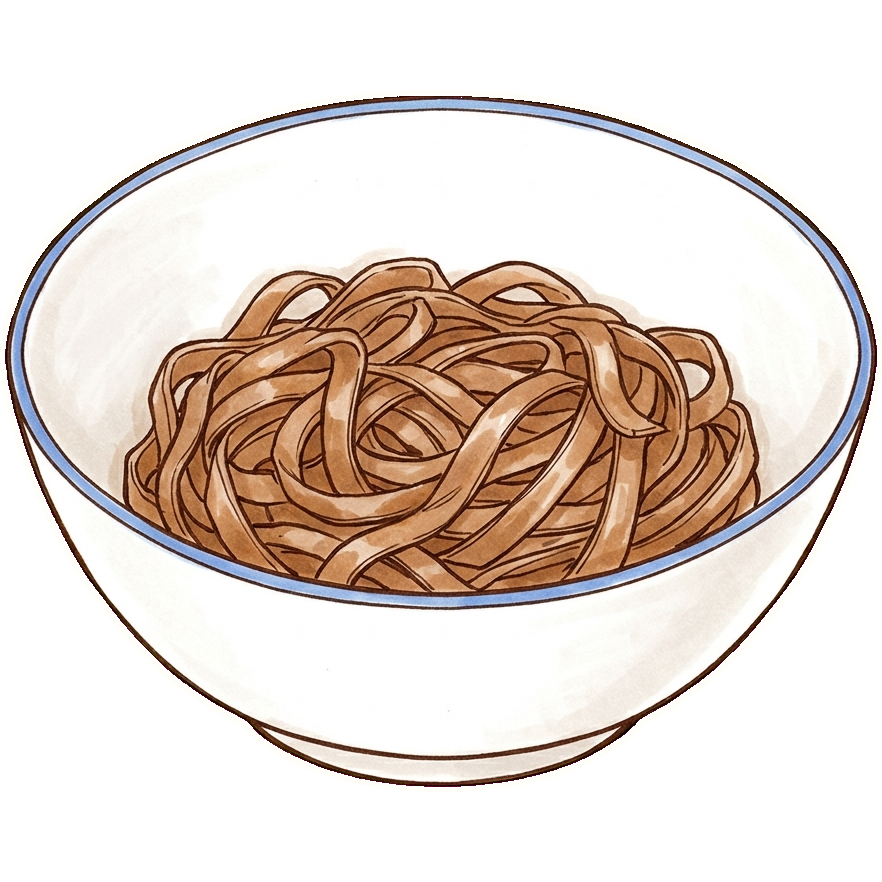
#> input picture art/cut/banh-da-cua-dry.png, 882 x 882 px, found by its file name; its folder holds 4 pictures in this run
$ python _pubart.py
#> lines starting #> are read from the running program, lines starting #| are printed output that depends on the picture

import os, io, zipfile, base64
from PIL import Image
R = r"F:\AntiGravity\Games\quan-bun"
CUT = os.path.join(R, "art", "cut")
OUT = os.path.join(R, "public", "art")
os.makedirs(OUT, exist_ok=True)
WANT = []
for f in sorted(os.listdir(CUT)):
    if not f.endswith(".png"): continue
    n = f[:-4]
    if n.endswith("-dry") or n.endswith("-wet") or n.startswith(("hand-", "fx-", "cus-", "ui-")):
        WANT.append(n)
#> pass 2 of the loop `for f in sorted(os.listdir(CUT)):`:
tot = 0
for n in WANT:
    im = Image.open(os.path.join(CUT, n + ".png")).convert("RGBA")
#> im is the input picture: PIL image 882x882 RGBA; mean R, G, B, A 174.4, 162.3, 154.5, 155
    w = 300 if (n.endswith("-dry") or n.endswith("-wet")) else 260
    if im.width > w: im = im.resize((w, round(im.height * w / im.width)), Image.LANCZOS)
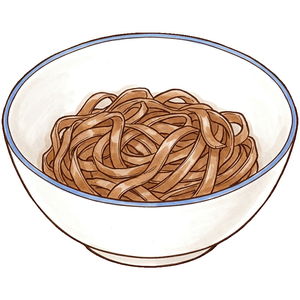
#> im: PIL image 300x300 RGBA; mean R, G, B, A 130.3, 118.2, 110.5, 155; transparent parts drawn white
    p = os.path.join(OUT, n + ".webp")
    im.save(p, "WEBP", quality=72, method=6)
    tot += os.path.getsize(p)
#> pass 2 of the loop `for n in WANT:`:
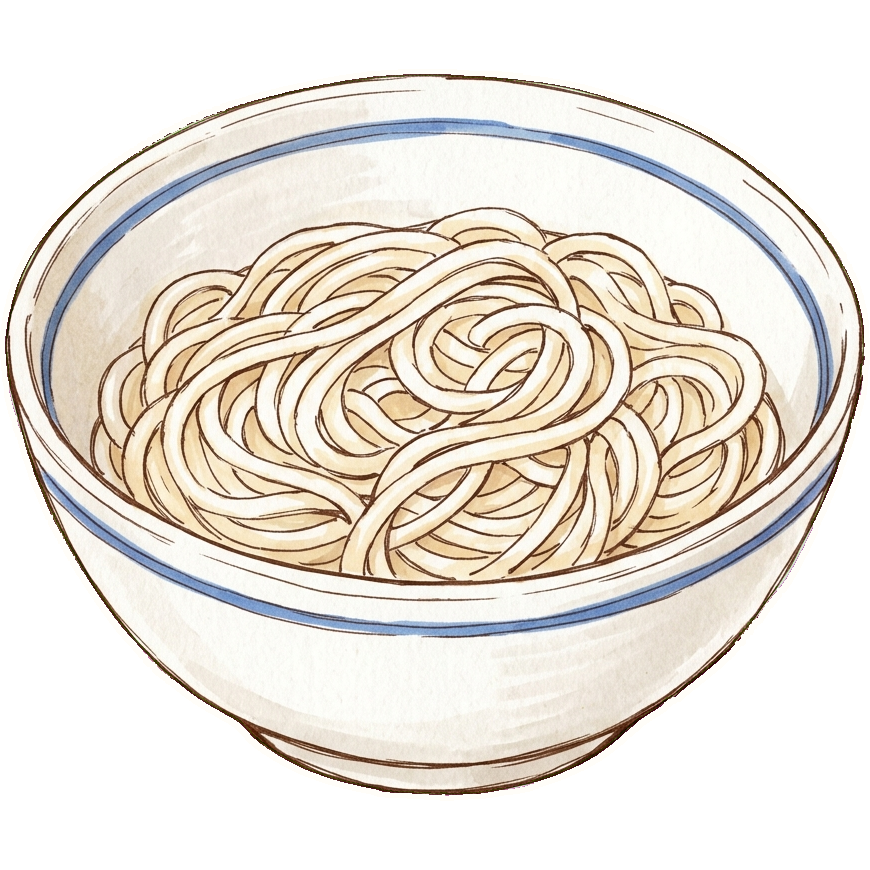
#> input picture art/cut/bun-bo-hue-dry.png, 870 x 870 px, found by its file name
#> im is the input picture: PIL image 870x870 RGBA; mean R, G, B, A 192.4, 186.1, 177.4, 164.2
#> `if im.width > w: im = im.resize((w, round(im.height * w / im.width)), ..`:
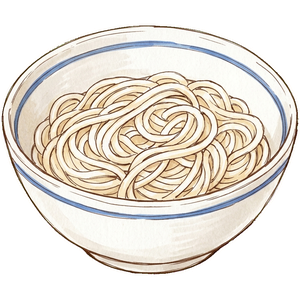
#> im: PIL image 300x300 RGBA; mean R, G, B, A 145.4, 139.3, 130.6, 164.2; transparent parts drawn white
buf = io.BytesIO()
with zipfile.ZipFile(buf, "w", zipfile.ZIP_STORED) as z:
    for n in WANT: z.write(os.path.join(OUT, n + ".webp"), n + ".webp")
open(os.path.join(R, "public", "_art.b64"), "w").write(base64.b64encode(buf.getvalue()).decode())
print(len(WANT), "anh,", round(tot/1024), "KB, zip b64", os.path.getsize(os.path.join(R, "public", "_art.b64")))
